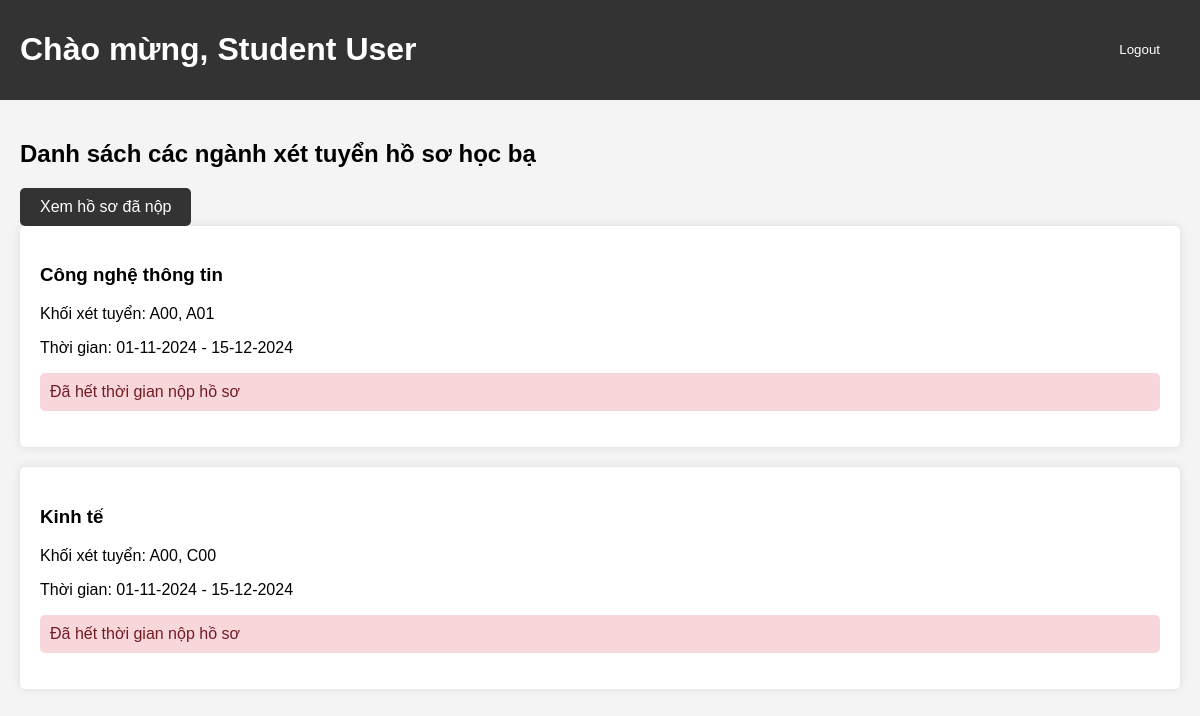
/student/home.php (signed in), run on the app's committed database.
### tables this page shows
CREATE TABLE users (
    id INT AUTO_INCREMENT PRIMARY KEY,
    username VARCHAR(50) NOT NULL UNIQUE,
    password VARCHAR(255) NOT NULL,
    full_name VARCHAR(100) NOT NULL,
    role ENUM('ADMIN', 'TEACHER', 'STUDENT') NOT NULL
);

CREATE TABLE majors (
    id INT AUTO_INCREMENT PRIMARY KEY,
    name VARCHAR(100) NOT NULL,
    exam_blocks JSON NOT NULL, 
    start_date DATE NOT NULL,
    end_date DATE NOT NULL,
    status ENUM('VISIBLE', 'HIDDEN') NOT NULL
);

### student/home.php (the view, shortened to what this page needs)
<?php
include '../includes/db.php';
$username = $_SESSION['username'];
$sql = "SELECT full_name FROM users WHERE username = ?";
$stmt = $conn->prepare($sql);
$stmt->bind_param("s", $username);
$stmt->execute();
$stmt->bind_result($full_name);
$sql = "SELECT id, name, exam_blocks, start_date, end_date FROM majors WHERE status = 'VISIBLE'";
$result = $conn->query($sql);
?>
<!DOCTYPE html>
<html lang="en">
<head>
</head>
<body>
    <header>
        <h1>Chào mừng, <?php echo htmlspecialchars($full_name); ?></h1>
        <form method="post" action="">
            <input type="submit" name="logout" value="Logout" class="logout-button">
        </form>
    </header>
    <main>
        <h2>Danh sách các ngành xét tuyển hồ sơ học bạ</h2>
        <a href="view_applications.php" class="apply-button">Xem hồ sơ đã nộp</a>
        <?php
        if ($result->num_rows > 0) {
            while ($row = $result->fetch_assoc()) {
                $start_date = new DateTime($row['start_date']);
                $end_date = new DateTime($row['end_date']);
                $exam_blocks = json_decode($row['exam_blocks'], true);
                echo '<div class="major">';
                echo '<h3>' . htmlspecialchars($row['name']) . '</h3>';
                echo '<p>Khối xét tuyển: ' . implode(', ', $exam_blocks) . '</p>';
                echo '<p>Thời gian: ' . $start_date->format('d-m-Y') . ' - ' . $end_date->format('d-m-Y') . '</p>';
                $current_date = new DateTime();
                if ($current_date >= $start_date && $current_date <= $end_date) {
                    echo '<a href="apply.php?major_id=' . $row['id'] . '" class="apply-button">Nộp hồ sơ</a>';
                } else if ($current_date < $start_date) {
                    echo '<p class="notice">Chưa đến thời gian nộp hồ sơ</p>';
                } else {
                    echo '<p class="notice">Đã hết thời gian nộp hồ sơ</p>';
                }
                echo '</div>';
            }
        } else {
            echo '<p>Không có ngành nào đang xét tuyển.</p>';
        }
        ?>
    </main>
</body>
</html>

### student/home.php (style rules this page uses)
body { font-family: Arial, sans-serif; background-color: #f4f4f4; margin: 0; padding: 0; }
header { background-color: #333; color: #fff; padding: 10px 0; text-align: center; display: flex; justify-content: space-between; align-items: center; }
header h1 { margin-left: 20px; }
header form { margin-right: 20px; }
main { padding: 20px; }
.major { background-color: #fff; padding: 20px; margin-bottom: 20px; border-radius: 5px; box-shadow: 0 0 10px rgba(0, 0, 0, 0.1); }
.apply-button { display: inline-block; padding: 10px 20px; background-color: #333; color: #fff; text-decoration: none; border-radius: 5px; }
.logout-button { padding: 10px 20px; background-color: #333; color: #fff; border: none; border-radius: 5px; cursor: pointer; }
.notice { color: #721c24; background-color: #f8d7da; padding: 10px; border-radius: 5px; margin-top: 10px; }

### data on the page
users: full_name "Student User"
majors: name "Công nghệ thông tin", exam_blocks "A00, A01", start_date "01-11-2024", end_date "15-12-2024", shows "Đã hết thời gian nộp hồ sơ"
majors: name "Kinh tế", exam_blocks "A00, C00", start_date "01-11-2024", end_date "15-12-2024", shows "Đã hết thời gian nộp hồ sơ"
